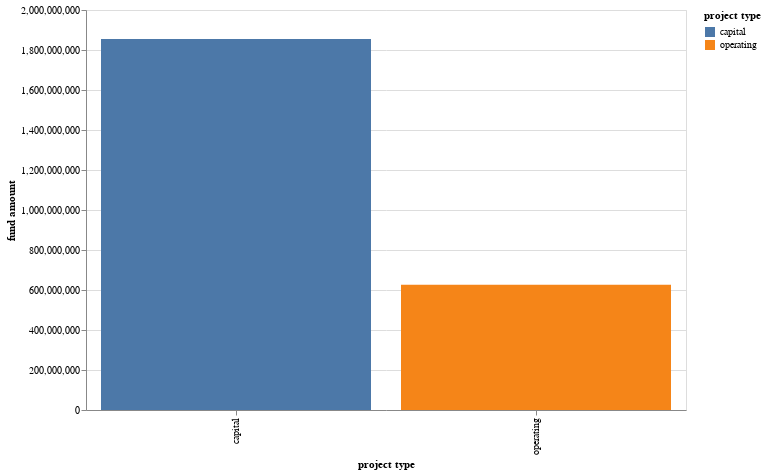
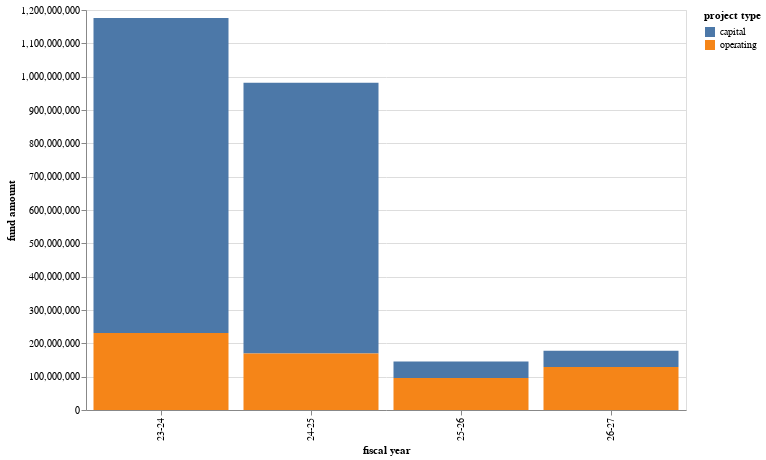

Write notebook code for charts like these, in order.
### Markdown cell above
# Charts

### Code cell
stack_chart = alt.Chart(by_year).mark_bar(point=True).encode(
    x="fiscal year", 
    y="fund amount", 
    color="project type",
    tooltip=["project type", "fund amount"],
).properties(width=600, height=400)


overall_chart = alt.Chart(by_type).mark_bar(point=True).encode(
    x="project type", 
    y="fund amount", 
    color="project type",
    tooltip=["project type", "fund amount"],
).properties(width=600, height=400)

display(
    Markdown("## Overall split of SB125 allocations funds by capital/operating expenses"),
    overall_chart,
    Markdown("## SB125 allocations funds by capital/operating expenses, by fiscal year"),
    stack_chart,
    #by_year.sort_values(by="project type")
)

### Figure 1 — Vega-Lite specification as saved in the notebook (floating-point values rounded to 4 significant figures)
{"config": {"view": {"continuousWidth": 300, "continuousHeight": 300}}, "data": {"name": "data-1b093f4fd754b12a94a60701a45260f5"}, "mark": {"type": "bar", "point": true}, "encoding": {"color": {"field": "project type", "type": "nominal"}, "tooltip": [{"field": "project type", "type": "nominal"}, {"field": "fund amount", "type": "quantitative"}], "x": {"field": "project type", "type": "nominal"}, "y": {"field": "fund amount", "type": "quantitative"}}, "height": 400, "width": 600, "$schema": "https://vega.github.io/schema/vega-lite/v5.17.0.json", "datasets": {"data-1b093f4fd754b12a94a60701a45260f5": [{"project type": "capital", "fund amount": 1855348721}, {"project type": "operating", "fund amount": 625654847}]}}

### Figure 2 — Vega-Lite specification as saved in the notebook (floating-point values rounded to 4 significant figures)
{"config": {"view": {"continuousWidth": 300, "continuousHeight": 300}}, "data": {"name": "data-a7e1deb4b2d7757328984cb1370701fb"}, "mark": {"type": "bar", "point": true}, "encoding": {"color": {"field": "project type", "type": "nominal"}, "tooltip": [{"field": "project type", "type": "nominal"}, {"field": "fund amount", "type": "quantitative"}], "x": {"field": "fiscal year", "type": "nominal"}, "y": {"field": "fund amount", "type": "quantitative"}}, "height": 400, "width": 600, "$schema": "https://vega.github.io/schema/vega-lite/v5.17.0.json", "datasets": {"data-a7e1deb4b2d7757328984cb1370701fb": [{"fiscal year": "23-24", "project type": "capital", "fund amount": 945242943}, {"fiscal year": "23-24", "project type": "operating", "fund amount": 230807266}, {"fiscal year": "24-25", "project type": "capital", "fund amount": 812480147}, {"fiscal year": "24-25", "project type": "operating", "fund amount": 169494114}, {"fiscal year": "25-26", "project type": "capital", "fund amount": 49092309}, {"fiscal year": "25-26", "project type": "operating", "fund amount": 96177774}, {"fiscal year": "26-27", "project type": "capital", "fund amount": 48533322}, {"fiscal year": "26-27", "project type": "operating", "fund amount": 129175693}]}}
